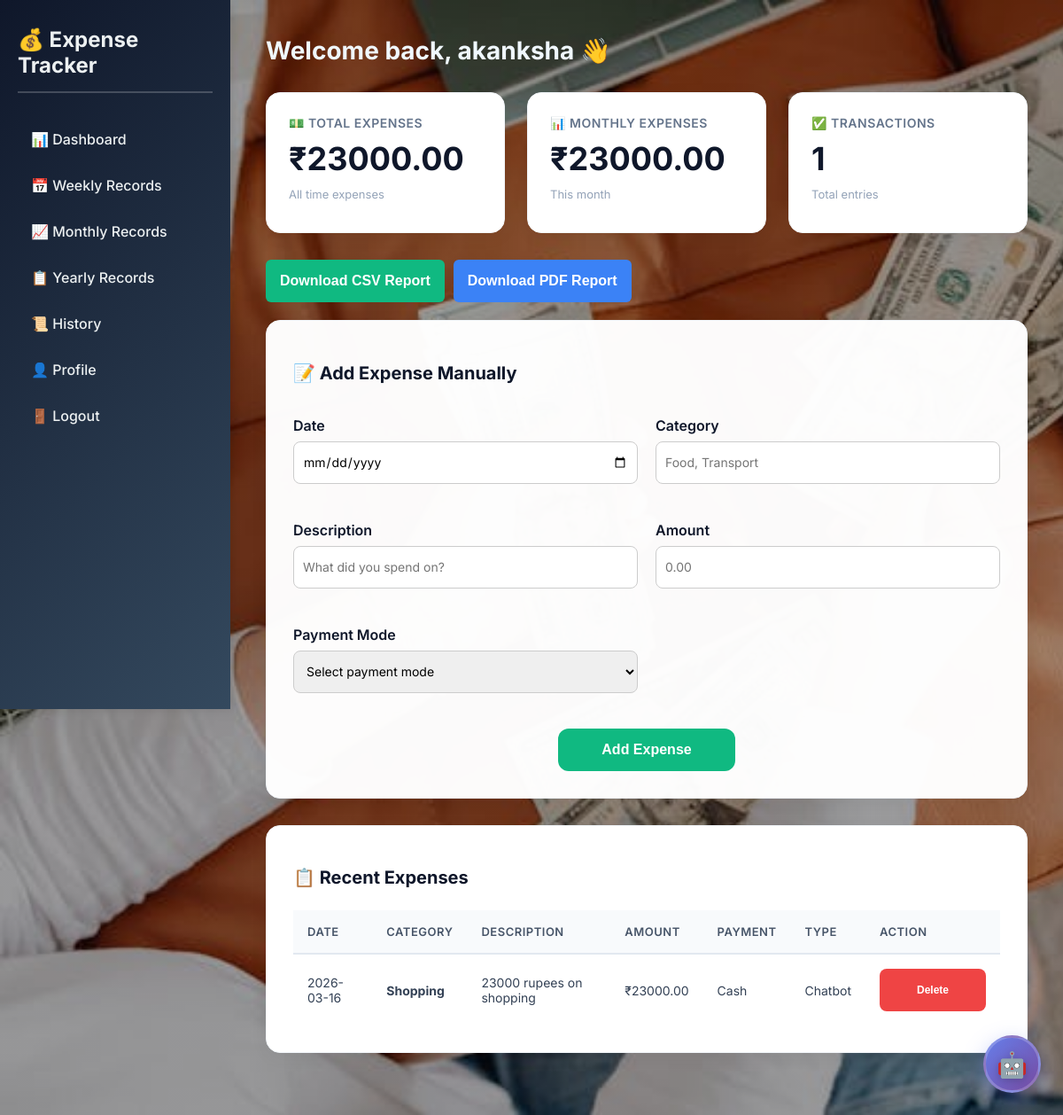
The app's page /dashboard (signed in) with its own data.
### tables this page shows
CREATE TABLE expenses (
            id INTEGER PRIMARY KEY AUTOINCREMENT,
            user_id INTEGER NOT NULL,
            date TEXT NOT NULL,
            category TEXT NOT NULL,
            description TEXT NOT NULL,
            amount REAL NOT NULL,
            payment_mode TEXT NOT NULL,
            entry_type TEXT NOT NULL,
            FOREIGN KEY (user_id) REFERENCES users (id)
        );

### app.py (the view)
    def wrap(*args, **kwargs):
        if 'user_id' not in session:
            return redirect(url_for('login'))
        return f(*args, **kwargs)

### app.py (called while the page is built)
def get_db():
    db = sqlite3.connect('expense_tracker.db')
    db.row_factory = sqlite3.Row
    return db

def login_required(f):
    def wrap(*args, **kwargs):
        if 'user_id' not in session:
            return redirect(url_for('login'))
        return f(*args, **kwargs)
    wrap.__name__ = f.__name__
    return wrap

def get_user_expenses(user_id, start_date=None, end_date=None):
    db = get_db()
    query = 'SELECT * FROM expenses WHERE user_id = ?'
    params = [user_id]
    if start_date and end_date:
        query += ' AND date BETWEEN ? AND ?'
        params.extend([start_date, end_date])
    query += ' ORDER BY date DESC'
    return db.execute(query, params).fetchall()

@app.route('/dashboard')
@login_required
def dashboard():
    user_id = session['user_id']
    expenses = get_user_expenses(user_id)
    total_expenses = sum(exp['amount'] for exp in expenses)
    current_month = datetime.now().strftime('%Y-%m')
    monthly_expenses = sum(exp['amount'] for exp in expenses if exp['date'].startswith(current_month))
    total_transactions = len(expenses)
    return render_template('dashboard.html',
                           username=session['username'],
                           total_expenses=total_expenses,
                           monthly_expenses=monthly_expenses,
                           total_transactions=total_transactions,
                           expenses=expenses)

### templates/dashboard.html (shortened to what this page needs)
<!DOCTYPE html>
<html lang="en">
<head>
    <link rel="stylesheet" href="{{ url_for('static', filename='css/style.css') }}">
    <link rel="stylesheet" href="{{ url_for('static', filename='css/chatbot.css') }}">
</head>
<body class="dashboard-page">
    <div class="dashboard">
        <div class="sidebar">
            <h2>💰 Expense Tracker</h2>
            <ul>
                <li><a href="{{ url_for('dashboard') }}">📊 Dashboard</a></li>
                <li><a href="{{ url_for('weekly_records') }}">📅 Weekly Records</a></li>
                <li><a href="{{ url_for('records') }}">📈 Monthly Records</a></li>
                <li><a href="{{ url_for('yearly_records') }}">📋 Yearly Records</a></li>
                <li><a href="{{ url_for('history') }}">📜 History</a></li>
                <li><a href="{{ url_for('profile') }}">👤 Profile</a></li>
                <li><a href="{{ url_for('logout') }}">🚪 Logout</a></li>
            </ul>
        </div>
        <div class="main-content">
            <h1 style="color: aliceblue;">Welcome back, {{ username }} 👋</h1>
            <div class="summary-cards">
                <div class="card">
                    <h3>💵 Total Expenses</h3>
                    <div class="card-value">₹{{ "%.2f"|format(total_expenses) }}</div>
                    <p>All time expenses</p>
                </div>
                <div class="card">
                    <h3>📊 Monthly Expenses</h3>
                    <div class="card-value">₹{{ "%.2f"|format(monthly_expenses) }}</div>
                    <p>This month</p>
                </div>
                <div class="card">
                    <h3>✅ Transactions</h3>
                    <div class="card-value">{{ total_transactions }}</div>
                    <p>Total entries</p>
                </div>
            </div>
            <div class="export-buttons">
                <a href="{{ url_for('export_csv') }}">
                    <button class="btn btn-success">Download CSV Report</button>
                </a>
                <a href="{{ url_for('export_pdf') }}">
                    <button class="btn btn-primary">Download PDF Report</button>
                </a>
            </div>
            <div class="expense-form">
                <h2>📝 Add Expense Manually</h2>
                <form id="expenseForm" class="form-box">
                    <div class="form-row">
                        <div class="input-field">
                            <label>Date</label>
                            <input type="date" name="date" required>
                        </div>
                        <div class="input-field">
                            <label>Category</label>
                            <input type="text" name="category" placeholder="Food, Transport" required>
                        </div>
                    </div>
                    <div class="form-row">
                        <div class="input-field">
                            <label>Description</label>
                            <input type="text" name="description" placeholder="What did you spend on?" required>
                        </div>
                        <div class="input-field">
                            <label>Amount</label>
                            <input type="number" name="amount" step="0.01" placeholder="0.00" required>
                        </div>
                    </div>
                    <div class="form-row">
                        <div class="input-field">
                            <label>Payment Mode</label>
                            <select name="payment_mode" required>
                                <option value="">Select payment mode</option>
                            </select>
                        </div>
                        <div class="input-field"></div>
                    </div>
                    <div style="text-align:center;margin-top:10px;">
                        <button type="submit" class="btn btn-success"
                            style="padding:12px 40px;min-width:200px;border-radius:12px;font-weight:600;">
                            Add Expense
                        </button>
                    </div>
                </form>
            </div>
            <div class="expense-table">
                <h2>📋 Recent Expenses</h2>
                <table>
                    <thead>
                        <tr>
                            <th>Date</th>
                            <th>Category</th>
                            <th>Description</th>
                            <th>Amount</th>
                            <th>Payment</th>
                            <th>Type</th>
                            <th>Action</th>
                        </tr>
                    </thead>
                    <tbody>
                        {% if expenses %}
                        {% for expense in expenses %}
                        <tr>
                            <td>{{ expense.date }}</td>
                            <td><strong>{{ expense.category }}</strong></td>
                            <td>{{ expense.description }}</td>
                            <td>₹{{ "%.2f"|format(expense.amount) }}</td>
                            <td>{{ expense.payment_mode }}</td>
                            <td>{{ expense.entry_type }}</td>
                            <td>
                                <button class="btn btn-danger" style="padding:6px 12px;font-size:12px;"
                                    onclick="deleteExpense('{{ expense.id }}')">
                                    Delete
                                </button>
                            </td>
                        </tr>
                        {% endfor %}
                        {% else %}
                        <tr>
                            <td colspan="7">No expenses found</td>
                        </tr>
                        {% endif %}
                    </tbody>
                </table>
            </div>
        </div>
    </div>
    <div id="chatbot-icon" class="chatbot-icon">
        <span>🤖</span>
    </div>
</body>
</html>

### static/css/chatbot.css (style rules this page uses)
.chatbot-icon { position: fixed; bottom: 25px; right: 25px; width: 65px; height: 65px; background: linear-gradient(135deg, #667eea 0%, #764ba2 100%); border-radius: 50%; display: flex; align-items: center; justify-content: center; cursor: pointer; box-shadow: 0 8px 25px rgba(102, 126, 234, 0.4); transition: all 0.3s cubic-bezier(0.4, 0, 0.2, 1); z-index: 1000; border: 3px solid rgba(255, 255, 255, 0.2); }
.chatbot-icon span { font-size: 28px; filter: drop-shadow(0 2px 4px rgba(0, 0, 0, 0.2)); }

### records on screen
expenses: date "2026-03-16", category "Shopping", description "23000 rupees on shopping", amount "23000.00", payment_mode "Cash", entry_type "Chatbot"

### other values on screen
{{ username }} "akanksha"
{{ "%.2f"|format(total_expenses) }} "23000.00"
{{ "%.2f"|format(monthly_expenses) }} "23000.00"
{{ total_transactions }} "1"
